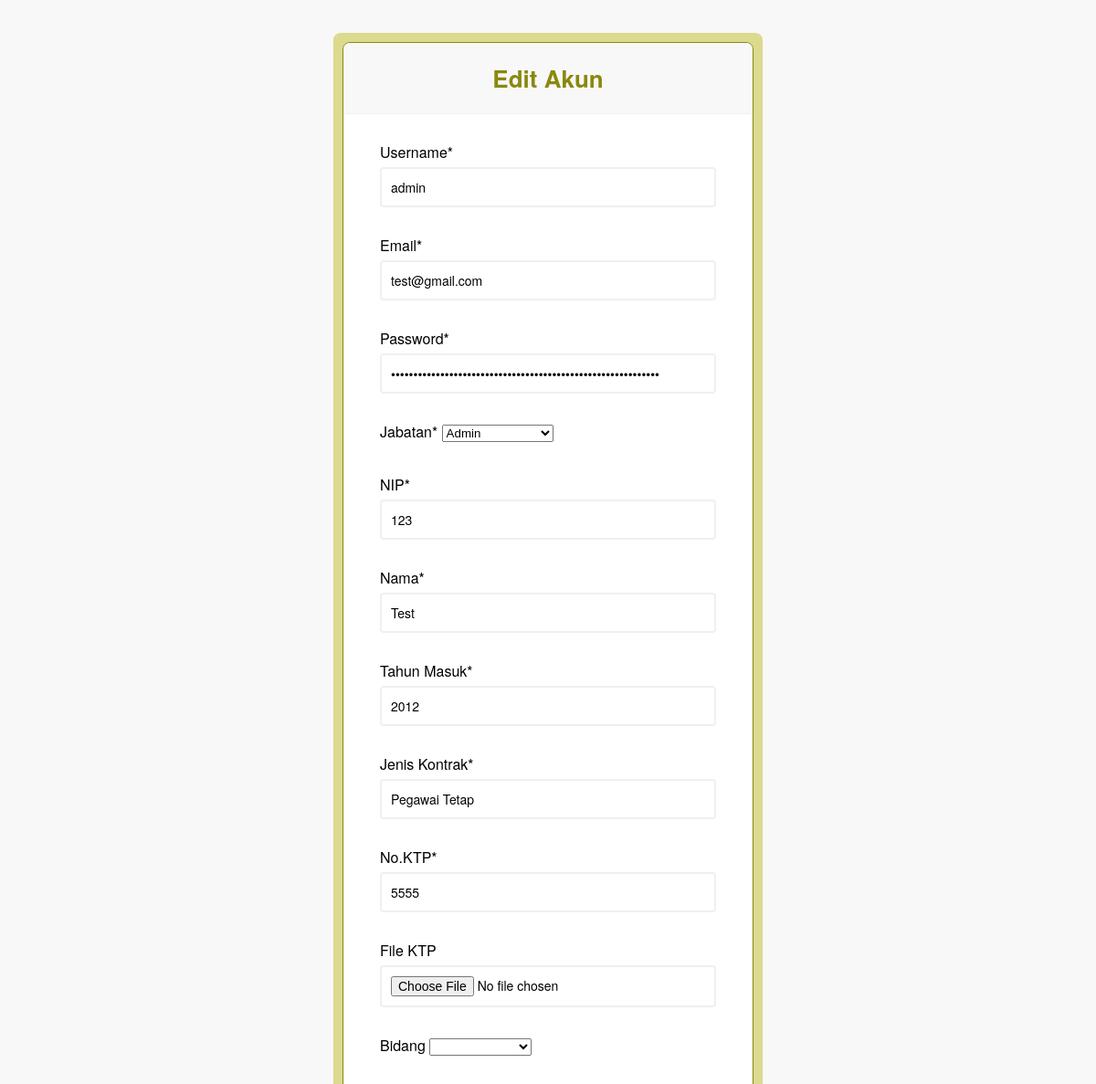
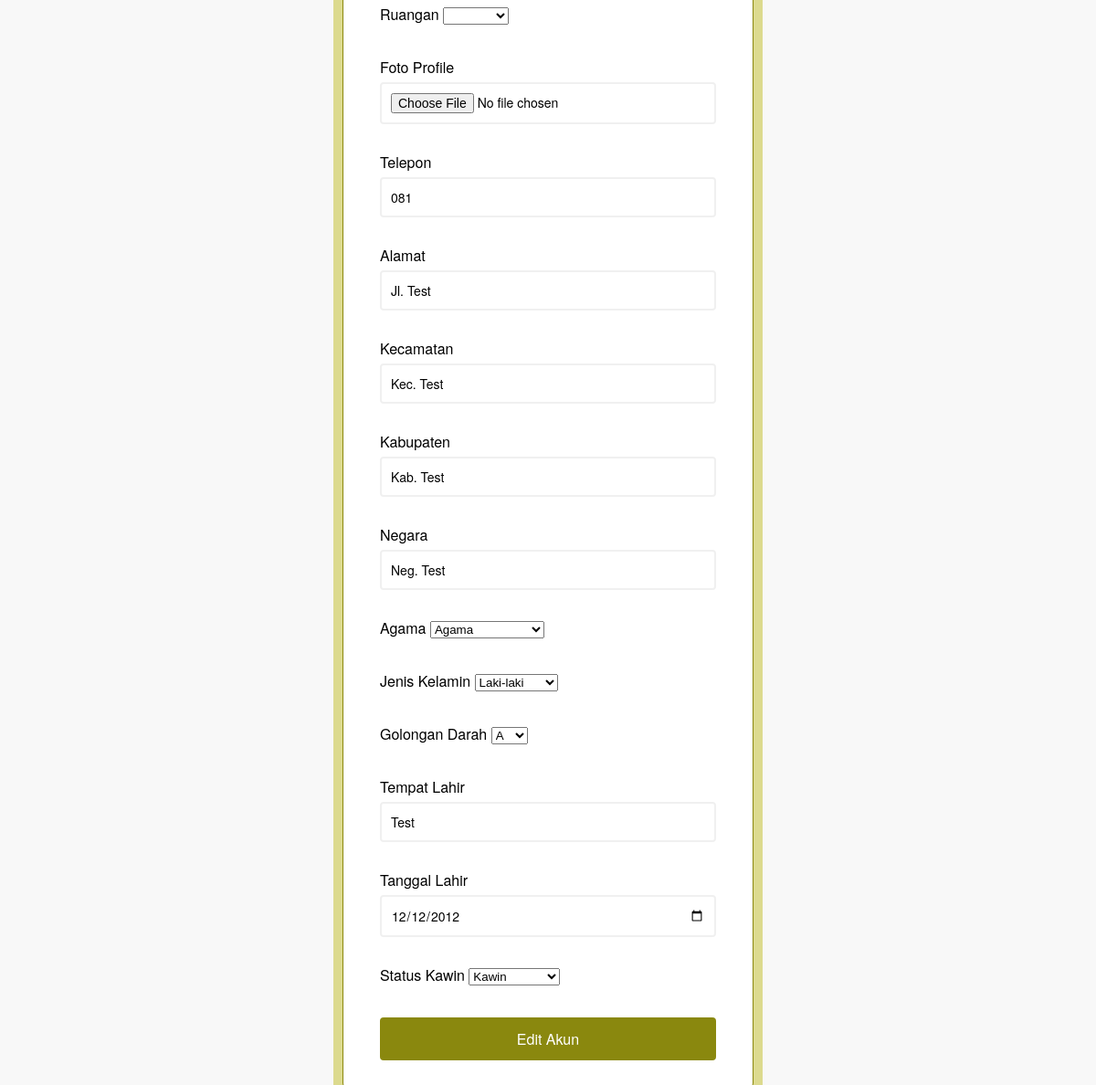
The app's page /akun_edit.php?id_pegawai=1 (signed in) with its own data (2 pictures, top to bottom).
### tables this page shows
CREATE TABLE tb_pegawai(
	id_pegawai INT AUTO_INCREMENT,
	id_jabatan INT,
	id_bidang INT,
	id_ruangan INT,
	username VARCHAR(255),
	email VARCHAR(255),
	password_pg VARCHAR(255),
	nip VARCHAR(18),
	nama VARCHAR(255),
	foto_profile MEDIUMBLOB,
	no_hp VARCHAR(15),
	alamat VARCHAR(255),
	kecamatan VARCHAR(255),
	kabupaten VARCHAR(255),
	negara VARCHAR(255),
	agama VARCHAR(255),
	jenis_kelamin ENUM('L','P'),
	golongan_darah ENUM('A','B','AB','O'),
	tempat_lahir VARCHAR(255),
	tgl_lahir DATE,
	status_kawin ENUM('Kawin','Belum Kawin'),
	no_ktp VARCHAR(16),
	file_ktp MEDIUMBLOB,
	tahun_masuk YEAR,
	jenis_kontrak VARCHAR(255),
	tgl_buat TIMESTAMP,
	PRIMARY KEY(id_pegawai),
	FOREIGN KEY(id_jabatan) REFERENCES tb_jabatan(id_jabatan),
	FOREIGN KEY(id_bidang) REFERENCES tb_bidang(id_bidang),
	FOREIGN KEY(id_ruangan) REFERENCES tb_ruangan(id_ruangan),
	UNIQUE(username),
	UNIQUE(nip),
	UNIQUE(no_ktp)
);

CREATE TABLE tb_jabatan(
	id_jabatan INT AUTO_INCREMENT,
	nama_jabatan VARCHAR(255),
	PRIMARY KEY(id_jabatan),
	UNIQUE(nama_jabatan)
);

### akun_edit.php (the view, shortened to what this page needs)
<?php
if (!isset($_SESSION["id_pegawai"]) || $_SESSION['nama_jabatan'] != 'Admin') {
    header("location:login.php");
} else {
    $id_pegawai = $_GET['id_pegawai'];
    require './dbConnection.php';
    $sql = 'SELECT *
            FROM tb_ruangan;';
    $statement_ruangan = $pdo->query($sql);
    $sql = 'SELECT *
            FROM tb_bidang;';
    $statement_bidang = $pdo->query($sql);
    $sql = 'SELECT pg.*, j.*, b.*, r.*
            FROM tb_pegawai AS pg
            LEFT JOIN tb_jabatan AS j
            ON j.id_jabatan = pg.id_jabatan
            LEFT JOIN tb_bidang AS b
            ON b.id_bidang = pg.id_bidang
            LEFT JOIN tb_ruangan AS r
            ON r.id_ruangan = pg.id_ruangan
            WHERE pg.id_pegawai = :id_pegawai
            ORDER BY pg.id_pegawai
            ;'
    ;
    $stmt = $pdo->prepare($sql);
    $stmt->bindParam(':id_pegawai', $id_pegawai, PDO::PARAM_STR);
    $stmt->execute();
    $user = $stmt->fetch(PDO::FETCH_ASSOC);
    if ($user['jenis_kelamin'] == 'L') {
        $jk = 'Laki-laki';
    } else {
        $jk = 'Perempuan';
    }
}
?>
<html lang="en">
<head>
    <link rel="stylesheet" type="text/css" href="./style/styleForm.css">
</head>
<body>
    <div class="box">
        <div class="container">
            <header>
                <h2>Edit Akun</h2>
            </header>
            <form class="form" id="form" method="POST" accept-charset="utf-8" enctype="multipart/form-data">
                <div class="form-control">
                    <label for="username">Username*</label>
                    <input type="text" name="username" value="<?= $user['username']; ?>"/>
                </div>
                <div class="form-control">
                    <label for="email">Email*</label>
                    <input type="email" name="email" value="<?= $user['email']; ?>"/>
                </div>
                <div class="form-control">
                    <label for="password">Password*</label>
                    <input type="password" name="password" value="<?= $user['password_pg']; ?>"/>
                </div>
                <div class="form-control">
                    <label for="jabatan">Jabatan*</label>
                    <select name="jabatan">
                    <option value="<?= $user['id_jabatan']; ?>" selected hidden><?= $user['nama_jabatan']; ?></option>
                    </select>
                </div>
                <div class="form-control">
                    <label for="nip">NIP*</label>
                    <input type="text" name="nip" value="<?= $user['nip']; ?>"/>
                </div>
                <div class="form-control">
                    <label for="nama">Nama*</label>
                    <input type="text" name="nama" value="<?= $user['nama']; ?>"/>
                </div>
                <div class="form-control">
                    <label for="tahun_masuk">Tahun Masuk*</label>
                    <input type="number" name="tahun_masuk" min="1950" max="2023" step="1" value="<?= $user['tahun_masuk']; ?>"/>
                </div>
                <div class="form-control">
                    <label for="jenis_kontrak">Jenis Kontrak*</label>
                    <input type="text" name="jenis_kontrak" value="<?= $user['jenis_kontrak']; ?>"/>
                </div>
                <div class="form-control">
                    <label for="no_ktp">No.KTP*</label>
                    <input type="text" name="no_ktp" value="<?= $user['no_ktp']; ?>"/>
                </div>
                <div class="form-control">
                    <label for="file_ktp">File KTP</label>
                    <input type="file" name="file_ktp" accept=".pdf"/>
                </div>
                <div class="form-control">
                    <label for="bidang">Bidang</label>
                    <select name="bidang">
                        <option value="<?= $user['id_bidang']; ?>" selected hidden><?= $user['nama_bidang']; ?></option>
                    <?php while ($bdg = $statement_bidang->fetch(PDO::FETCH_ASSOC)) : ?>
                        <option value="<?php echo $bdg['id_bidang'] ?>"><?php echo $bdg['nama_bidang'] ?></option>
                    <?php endwhile; ?>
                    </select>
                </div>
                <div class="form-control">
                    <label for="ruangan">Ruangan</label>
                    <select name="ruangan">
                        <option value="<?= $user['id_ruangan']; ?>" selected hidden><?= $user['nama_ruangan']; ?></option>
                    <?php while ($rgn = $statement_ruangan->fetch(PDO::FETCH_ASSOC)) : ?>
                        <option value="<?php echo $rgn['id_ruangan'] ?>"><?php echo $rgn['nama_ruangan'] ?></option>
                    <?php endwhile; ?>
                    </select>
                </div>
                <div class="form-control">
                    <label for="foto_profile">Foto Profile</label>
                    <input type="file" name="foto_profile" accept="image/*">
                </div>
                <div class="form-control">
                    <label for="no_hp">Telepon</label>
                    <input type="tel" name="no_hp" value="<?= $user['no_hp']; ?>"/>
                </div>
                <div class="form-control">
                    <label for="alamat">Alamat</label>
                    <input type="text" name="alamat" value="<?= $user['alamat']; ?>"/>
                </div>
                <div class="form-control">
                    <label for="kecamatan">Kecamatan</label>
                    <input type="text" name="kecamatan" value="<?= $user['kecamatan']; ?>"/>
                </div>
                <div class="form-control">
                    <label for="kabupaten">Kabupaten</label>
                    <input type="text" name="kabupaten" value="<?= $user['kabupaten']; ?>"/>
                </div>
                <div class="form-control">
                    <label for="negara">Negara</label>
                    <input type="text" name="negara" value="<?= $user['negara']; ?>"/>
                </div>
                <div class="form-control">
                    <label for="agama">Agama</label>
                    <select name="agama">
                        <option value="<?= $user['agama']; ?>" selected hidden><?= $user['agama']; ?></option>
                    </select>
                </div>
                <div class="form-control">
                    <label for="jenis_kelamin">Jenis Kelamin</label>
                    <select name="jenis_kelamin">
                        <option value="<?= $user['jenis_kelamin']; ?>" selected hidden><?= $jk; ?></option>
                    </select>
                </div>
                <div class="form-control">
                    <label for="golongan_darah">Golongan Darah</label>
                    <select name="golongan_darah">
                        <option value="<?= $user['golongan_darah']; ?>" selected hidden><?= $user['golongan_darah']; ?></option>
                    </select>
                </div>
                <div class="form-control">
                    <label for="tempat_lahir">Tempat Lahir</label>
                    <input type="text" name="tempat_lahir" value="<?= $user['tempat_lahir']; ?>"/>
                </div>
                <div class="form-control">
                    <label for="tgl_lahir">Tanggal Lahir</label>
                    <input type="date" name="tgl_lahir" value="<?= $user['tgl_lahir']; ?>"/>
                </div>
                <div class="form-control">
                    <label for="status_kawin">Status Kawin</label>
                    <select name="status_kawin">
                        <option value="<?= $user['status_kawin']; ?>" selected hidden><?= $user['status_kawin']; ?></option>
                    </select>
                </div>
                <input type="submit" name="submit" class="submit" value="Edit Akun"/>
            </form>
        </div>
    </div>
</body>
</html>

### style/styleForm.css (style rules this page uses)
* { box-sizing: border-box; }
body { background-color: #f8f8f8; font-family: sohne, "Helvetica Neue", Helvetica, Arial, sans-serif; display: flex; align-items: center; justify-content: center; min-height: 100vh; margin: 0; }
.box { background-color: #bcb91a7a; margin-top: 3%; margin-bottom: 4%; display: flex; align-items: center; justify-content: center; border-radius: 8px; width: 470px; }
.container { margin-top: 2%; margin-bottom: 2%; background-color: #ffffff; border-radius: 8px; border: 1px solid #8a880e; width: 450px; max-width: 100%; overflow: hidden; }
header { text-align: center; background-color: #f8f8f8; border-bottom: 1px solid #f0f0f0; padding: 20px 40px; }
header h2 { color: #8a880e; margin: 0; font-size: 26px; }
.form, .container-data-akun { padding: 30px 40px; }
.form-control, .display-data-akun { margin-bottom: 10px; padding-bottom: 20px; position: relative; }
.form-control label, .display-data-akun label { display: inline-block; margin-bottom: 5px; }
.form-control input, .data { border: 2px solid #f0f0f0; border-radius: 4px; display: block; font-family: inherit; font-size: 14px; padding: 10px; width: 100%; }
.form .submit { background-color: #8a880e; border: 2px solid #8a880e; border-radius: 4px; color: #ffffff; display: block; font-family: inherit; font-size: 16px; padding: 10px; width: 100%; margin-bottom: -14px; cursor: pointer; outline: none; }

### records on screen
tb_pegawai: username "admin", email "test@gmail.com", jabatan "Admin", nip "123", nama "Test", tahun_masuk "2012", jenis_kontrak "Pegawai Tetap", no_ktp "5555", no_hp "081", alamat "Jl. Test", kecamatan "Kec. Test", kabupaten "Kab. Test", negara "Neg. Test", agama "Agama", jenis_kelamin "Laki-laki", golongan_darah "A", tempat_lahir "Test", tgl_lahir "12/12/2012", status_kawin "Kawin"
